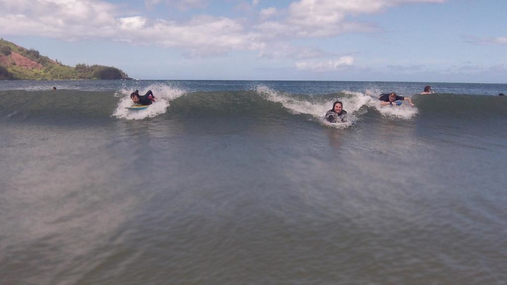
#> input picture HJoceanSmall.png, 507 x 285 px
$ python SeamCarving.py   (older library calls are emulated)
#> lines starting #> are read from the running program, lines starting #| are printed output that depends on the picture; after the words box and inside, x2 and y2 are one past the last pixel; in counts of white or black regions, pixels touching at a corner belong together
import numpy as np
import cv2
from skimage import filters
import datetime

# Picture class to process images using cv2
# Contains the methods to calculate and remove seams from images
class Picture:

    # initialize with dimensions and energy matrix
    # the actual image in array form stored in pic.im
    def __init__(self, filename):
#> called with filename = './HJoceanSmall.png'
        self.im = cv2.imread(filename)
#> self.im is the input picture: shape (285, 507, 3); mean B, G, R 138.8, 128.2, 127.7
        self.width = len(self.im[0])
#> self.width = 507
        self.height = len(self.im)
#> self.height = 285
        grayscale = cv2.cvtColor(self.im, cv2.COLOR_BGR2GRAY)
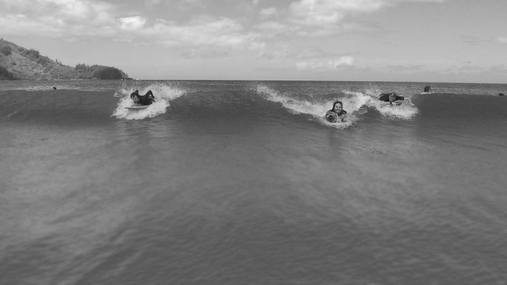
#> grayscale: shape (285, 507); min 20, max 246, mean 129.2
        self.energy = filters.sobel(grayscale)
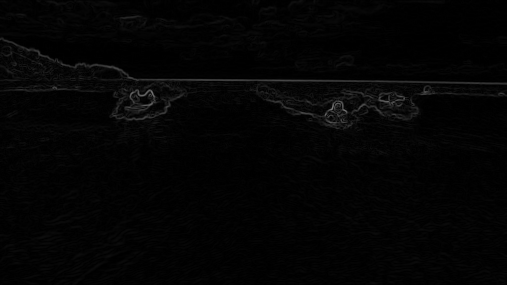
#> self.energy: shape (285, 507) float64; min 0, max 0.471, mean 0.0174

    # dynamic programming approach to calculating minimum energy path
    # note: another implementation can use Dijkstra's alg at the cost of overhead
    def find_seams(self):
        distTo = self.energy.copy()
        edgeTo = np.zeros((self.height, self.width))

        for i in range(1, self.height):
            for j in range(self.width):
                if j == 0:
                    minpath = np.argmin(distTo[i - 1][j:j + 2])
                elif j == self.width - 1:
                    minpath = j + np.argmin(distTo[i - 1][j - 1:j + 1]) - 1
                else:
                    minpath = j + np.argmin(distTo[i - 1][j - 1:j + 2]) - 1

                distTo[i][j] = distTo[i - 1][minpath] + self.energy[i][j]
                edgeTo[i][j] = minpath
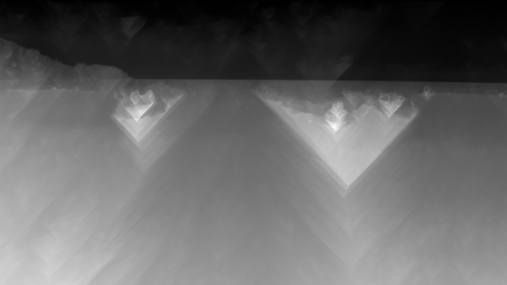
#> distTo: shape (285, 507) float64; min 1.96e-17, max 3.25, mean 1.31; drawn with min black and max white
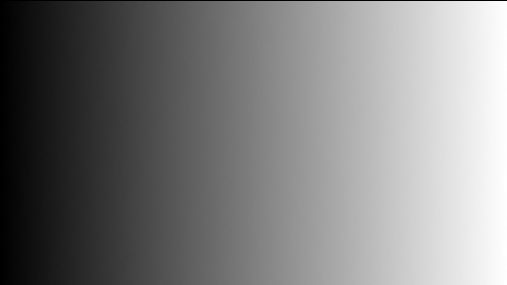
#> edgeTo: shape (285, 507) float64; min 0, max 506, mean 252.2; drawn with min black and max white

        return distTo, edgeTo.astype(int)

    # helper function to alter the image array and return a boolean mask
    def create_mask(self):
        distTo, edgeTo = self.find_seams()
        mask = np.ones((self.height, self.width), dtype = np.bool)
        index = np.argmin(distTo[-1])
#> index = 255
        for i in range(self.height - 1, -1, -1):
            if index == 0:
                mask[i][index:index+3] = False
            elif index == self.width - 1:
                mask[i][index-2:index+1] = False
            else:
                mask[i][index-1:index+2] = False
            index = edgeTo[i][index]
#> this loop made 285 passes
#> index on passes 1 to 3: 256, 257, 256
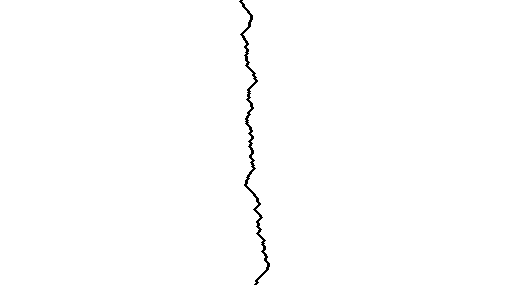
#> mask: shape (285, 507) bool; 99.4% white; black in thin lines or dots, all inside (x1, y1, x2, y2) = (239, 0, 270, 285)

        return mask

    # remove seam of width 3 pixels
    def remove_seam(self, mask):
        mask = np.stack([mask]*3, axis=2)
        self.im = self.im[mask].reshape(self.height, self.width - 3, 3)
        self.width = self.width - 3
        grayscale = cv2.cvtColor(self.im, cv2.COLOR_BGR2GRAY)
        self.energy = filters.sobel(grayscale)

    # highlight seam red before deletion for visualization
    def highlight(self, mask):
        self.im[mask == False] = [0,0,255]
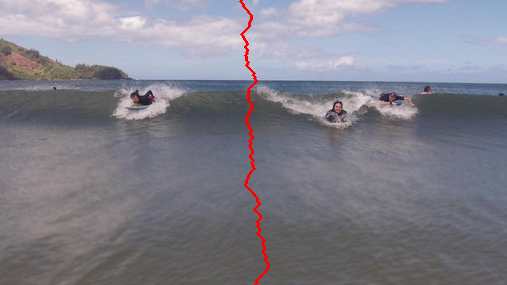
#> self.im: shape (285, 507, 3); 0.59% of pixels changed, all inside (x1, y1, x2, y2) = (239, 0, 270, 285)


if __name__ == "__main__":
    pic = Picture('./HJoceanSmall.png')
    pic.highlight(pic.create_mask())
    cv2.imshow('test', pic.im)
    cv2.waitKey(0)
    cv2.destroyAllWindows()

$ run again, with defaultGUI.png copied over HJoceanSmall.png
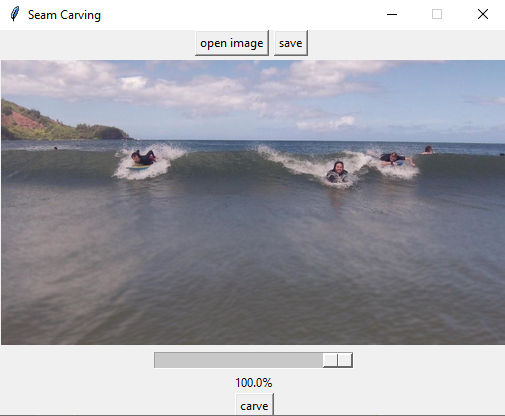
#> input picture defaultGUI.png, 505 x 416 px
#> in __init__, self.im is the input picture: shape (416, 505, 3); mean B, G, R 170.1, 162.8, 162.5
#> self.width = 505
#> self.height = 416
#> in create_mask, `index = np.argmin(distTo[-1])`: index = 365
#> after the loop in create_mask, `for i in range(self.height - 1, -1, -1):`:
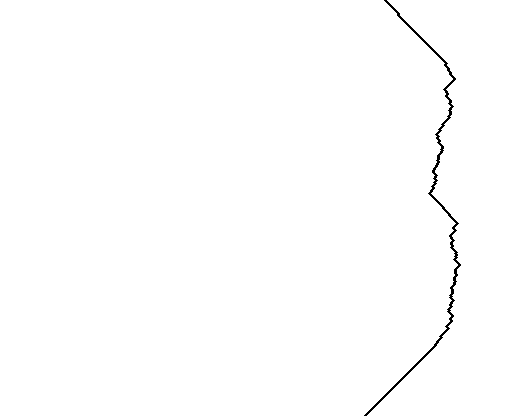
#> mask: shape (416, 505) bool; 99.4% white; black in thin lines or dots, all inside (x1, y1, x2, y2) = (364, 0, 461, 416)
#> in highlight, `self.im[mask == False] = [0,0,255]`:
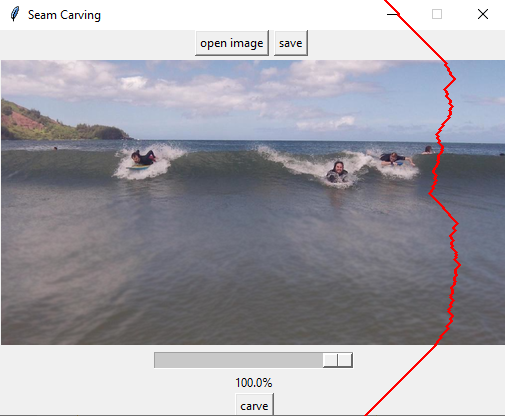
#> self.im: shape (416, 505, 3); 0.59% of pixels changed, all inside (x1, y1, x2, y2) = (364, 0, 461, 416)
